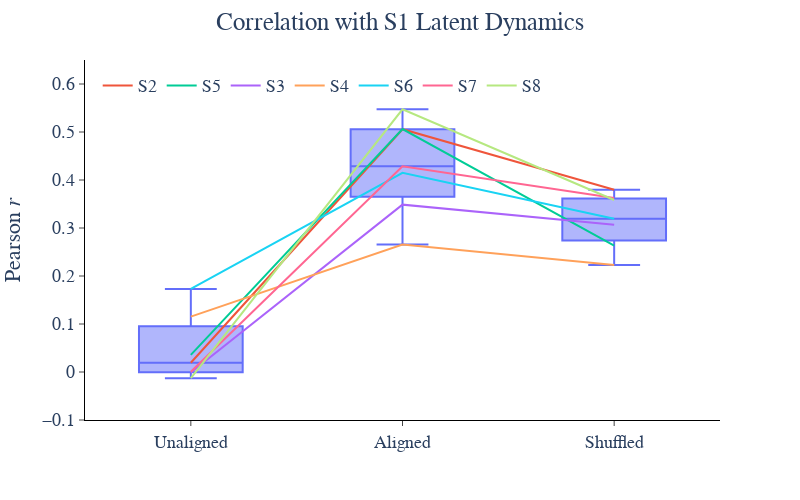

Notebook code cell kept with this figure:
### Code cell
fig = px.line(corr_df_mean, x='Condition', y="Correlation", color='Patient', width=800, height=500, color_discrete_sequence=px.colors.qualitative.Plotly[1:])
fig.add_traces(px.box(corr_df_mean, x='Condition', y="Correlation").data)
fig.update_layout(
    plot_bgcolor='white',
    legend=dict(
        orientation='h',
        yanchor='top',
        y=0.98,
        xanchor='left',
        x=0.02,
        title_text=''
    ),
    title_text=f'Correlation with S1 Latent Dynamics',
    title_x=0.5,
    font=dict(size=18, family='Arial')
)
fig.update_xaxes(
    title='',
    mirror=False,
    ticks='outside',
    showline=True,
    linecolor='black',
    showgrid=False,
)
fig.update_yaxes(
    title='Pearson <i>r</i>',
    mirror=False,
    ticks='outside',
    showline=True,
    linecolor='black',
    showgrid=False,
    range=[-0.1, 0.65]
)

fig.show()

### Figure 1 — Plotly figure (JSON) as saved in the notebook; plotly's stock layout.template omitted (floating-point values rounded to 4 significant figures)
{"data": [{"hovertemplate": "Patient=S2<br>Condition=%{x}<br>Correlation=%{y}<extra></extra>", "legendgroup": "S2", "line": {"color": "#EF553B", "dash": "solid"}, "marker": {"symbol": "circle"}, "mode": "lines", "name": "S2", "orientation": "v", "showlegend": true, "type": "scatter", "x": ["Unaligned", "Aligned", "Shuffled"], "xaxis": "x", "y": [0.01918, 0.5057, 0.3798], "yaxis": "y"}, {"hovertemplate": "Patient=S5<br>Condition=%{x}<br>Correlation=%{y}<extra></extra>", "legendgroup": "S5", "line": {"color": "#00CC96", "dash": "solid"}, "marker": {"symbol": "circle"}, "mode": "lines", "name": "S5", "orientation": "v", "showlegend": true, "type": "scatter", "x": ["Unaligned", "Aligned", "Shuffled"], "xaxis": "x", "y": [0.03554, 0.506, 0.2633], "yaxis": "y"}, {"hovertemplate": "Patient=S3<br>Condition=%{x}<br>Correlation=%{y}<extra></extra>", "legendgroup": "S3", "line": {"color": "#AB63FA", "dash": "solid"}, "marker": {"symbol": "circle"}, "mode": "lines", "name": "S3", "orientation": "v", "showlegend": true, "type": "scatter", "x": ["Unaligned", "Aligned", "Shuffled"], "xaxis": "x", "y": [-0.001028, 0.3486, 0.3066], "yaxis": "y"}, {"hovertemplate": "Patient=S4<br>Condition=%{x}<br>Correlation=%{y}<extra></extra>", "legendgroup": "S4", "line": {"color": "#FFA15A", "dash": "solid"}, "marker": {"symbol": "circle"}, "mode": "lines", "name": "S4", "orientation": "v", "showlegend": true, "type": "scatter", "x": ["Unaligned", "Aligned", "Shuffled"], "xaxis": "x", "y": [0.1154, 0.2654, 0.2231], "yaxis": "y"}, {"hovertemplate": "Patient=S6<br>Condition=%{x}<br>Correlation=%{y}<extra></extra>", "legendgroup": "S6", "line": {"color": "#19D3F3", "dash": "solid"}, "marker": {"symbol": "circle"}, "mode": "lines", "name": "S6", "orientation": "v", "showlegend": true, "type": "scatter", "x": ["Unaligned", "Aligned", "Shuffled"], "xaxis": "x", "y": [0.1729, 0.4149, 0.3192], "yaxis": "y"}, {"hovertemplate": "Patient=S7<br>Condition=%{x}<br>Correlation=%{y}<extra></extra>", "legendgroup": "S7", "line": {"color": "#FF6692", "dash": "solid"}, "marker": {"symbol": "circle"}, "mode": "lines", "name": "S7", "orientation": "v", "showlegend": true, "type": "scatter", "x": ["Unaligned", "Aligned", "Shuffled"], "xaxis": "x", "y": [0.0006695, 0.4286, 0.3623], "yaxis": "y"}, {"hovertemplate": "Patient=S8<br>Condition=%{x}<br>Correlation=%{y}<extra></extra>", "legendgroup": "S8", "line": {"color": "#B6E880", "dash": "solid"}, "marker": {"symbol": "circle"}, "mode": "lines", "name": "S8", "orientation": "v", "showlegend": true, "type": "scatter", "x": ["Unaligned", "Aligned", "Shuffled"], "xaxis": "x", "y": [-0.01287, 0.5473, 0.3583], "yaxis": "y"}, {"alignmentgroup": "True", "hovertemplate": "Condition=%{x}<br>Correlation=%{y}<extra></extra>", "legendgroup": "", "marker": {"color": "#636efa"}, "name": "", "notched": false, "offsetgroup": "", "orientation": "v", "showlegend": false, "type": "box", "x": ["Unaligned", "Unaligned", "Unaligned", "Unaligned", "Unaligned", "Unaligned", "Unaligned", "Aligned", "Aligned", "Aligned", "Aligned", "Aligned", "Aligned", "Aligned", "Shuffled", "Shuffled", "Shuffled", "Shuffled", "Shuffled", "Shuffled", "Shuffled"], "x0": " ", "xaxis": "x", "y": [0.01918, 0.03554, -0.001028, 0.1154, 0.1729, 0.0006695, -0.01287, 0.5057, 0.506, 0.3486, 0.2654, 0.4149, 0.4286, 0.5473, 0.3798, 0.2633, 0.3066, 0.2231, 0.3192, 0.3623, 0.3583], "y0": " ", "yaxis": "y"}], "layout": {"font": {"family": "Arial", "size": 18}, "height": 500, "legend": {"orientation": "h", "title": {"text": ""}, "tracegroupgap": 0, "x": 0.02, "xanchor": "left", "y": 0.98, "yanchor": "top"}, "margin": {"t": 60}, "plot_bgcolor": "white", "title": {"text": "Correlation with S1 Latent Dynamics", "x": 0.5}, "width": 800, "xaxis": {"anchor": "y", "domain": [0, 1], "linecolor": "black", "mirror": false, "showgrid": false, "showline": true, "ticks": "outside", "title": {"text": ""}}, "yaxis": {"anchor": "x", "domain": [0, 1], "linecolor": "black", "mirror": false, "range": [-0.1, 0.65], "showgrid": false, "showline": true, "ticks": "outside", "title": {"text": "Pearson <i>r</i>"}}}}
